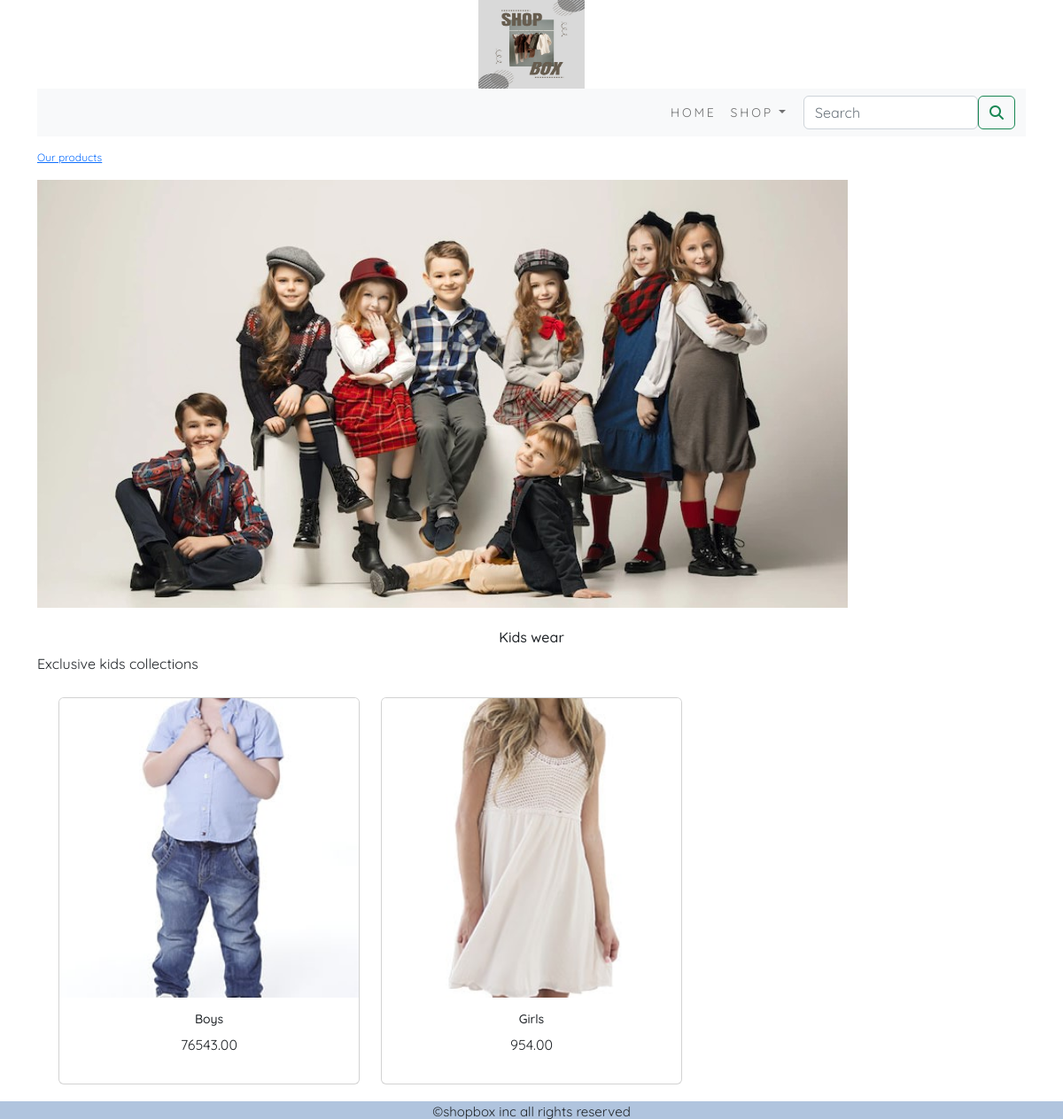
The app's page /ecomapp/kids-wear/ with its own data.
### ecomapp/models.py (models this page shows, shortened)
class Category(models.Model):
    name=models.CharField(max_length=200,unique=True)
    slug=models.SlugField(max_length=200,unique=True)
    desc=models.TextField(blank=True)
    image=models.ImageField(upload_to='category',blank=True)
    class Meta:
        ordering=('name',)
        verbose_name='category'
        verbose_name_plural='categories'
    def get_url(self):
         return reverse('ecomapp:Products_by_Category',args=[self.slug])

class Product(models.Model):
     name=models.CharField(max_length=250,unique=True)
     slug=models.SlugField(max_length=200,unique=True)
     desc=models.TextField(blank=True)
     price=models.DecimalField(max_digits=10,decimal_places=2)
     category=models.ForeignKey(Category,on_delete=models.CASCADE)
     image = models.ImageField(upload_to='product', blank=True)
     stock=models.IntegerField()
     available=models.BooleanField(default=True)
     created=models.DateTimeField(auto_now_add=True)
     updated=models.DateTimeField(auto_now=True)
     def get_url(self):
         return reverse('ecomapp:ProdCatdetail',args=[self.category.slug,self.slug])
     class Meta:
         ordering = ('name',)
         verbose_name = 'product'
         verbose_name_plural = 'products'

### ecomapp/views.py (the view)
# urls.py: path('',views.allProdCat,name='allProdCat'),
def allProdCat(request, c_slug=None):
    c_page = None
    products_list = None
    if c_slug != None:
        c_page = get_object_or_404(Category, slug=c_slug)
        products_list = Product.objects.all().filter(category=c_page, available=True)
    else:
        products_list = Product.objects.all().filter(available=True)
    paginator=Paginator(products_list, 6)
    try:
        page=int(request.GET.get('page','1'))
    except:
        page=1
    try:
        products=paginator.page(page)
    except (EmptyPage,InvalidPage):
        products=paginator.page(paginator.num_pages)
    return render(request, "category.html", {'category': c_page, 'products':products})

### cart/context_processors.py (called while the page is built)
def counter(request):
    item_count=0
    if 'admin' in request.path:
        return {}
    else:
        try:
            cart=Cart.objects.filter(cart_id=_cart_id(request))
            cart_items=CartItem.objects.all().filter(cart=cart[:1])
            for cart_item in cart_items:
                item_count += cart_item.quantity
        except Cart.DoesNotExist:
            item_count=0
    return dict(item_count=item_count)

### cart/views.py (called while the page is built)
def _cart_id(request):
    cart = request.session.session_key
    if not cart:
        cart = request.session.create()
    return cart

### ecomapp/context_processors.py (called while the page is built)
def menu_links(request):
    links=Category.objects.all()
    return dict(links=links)

### templates/category.html (shortened to what this page needs)
{% extends 'base.html' %}
{% load static %}
{% block content %}
    {% if category %}
    <div>
        <div class="row my_row_class">
            <div class="mx-auto">
            <p> <a href="{% url 'ecomapp:allProdCat' %}">Our products</a></p>
        </div>
            </div>
    </div>
{% endif %}
<div class="mx-auto">
     {% if category %}
    <img class="my image" src="{{category.image.url}}"alt="{{category.name}}">
</div>
   <br>
<div>
    <h1 class="text-center my_title">{{category.name}}</h1>
    <p class="text-justify"> {{category.desc}}</p>
</div>
    {% endif %}
<div class="container">
    <div class="row mx-auto">
            {% for product in products.object_list %}
            <div class="my_bottom_margin col-9 col-sm-12 col-md-4 col-lg-4">
                <div class="card text-center" style="">
                    <a href="{{product.get_url}}"><img class="card-img-top my_image" src="{{product.image.url}}" alt="{{product.name}}"></a>
                    <div class="card-body">
                     <h4>{{product.name}}</h4><p>{{product.price}}</p>
                    </div>
                </div>
            </div>
            {% endfor %}
    </div>
    <br>
</div>
{% endblock %}

### static/css/custom.css (style rules this page uses)
body { font-family: 'Quicksand', sans-serif; }
.my_title { font-size:16px; letter_spacing:.2em; text_transform:uppercase; }
.my_bottom_margin { margin-bottom:15px; }
.card { margin-top: 10px; }
.card-body h4 { font-size:14px; text_transform:uppercase; letter_spacing:.2em; }
.my_row_class { padding-top:15px; }
.my_row_class .mx-auto { color:#000; font-size:12px; }
.my_image { width:100%; height:auto; }

### records on screen
Category: image (picture), name "Kids wear", desc "Exclusive kids collections"
Product: image (picture), name "Boys", price "76543.00"
Product: image (picture), name "Girls", price "954.00"
